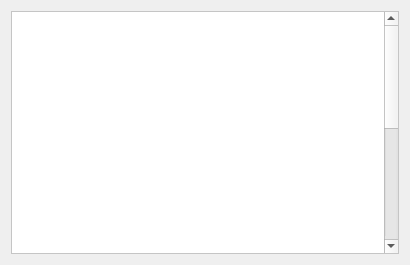
<?xml version="1.0" encoding="UTF-8"?>
<ui version="4.0">
 <class>Form</class>
 <widget class="QWidget" name="Form">
  <property name="geometry">
   <rect>
    <x>0</x>
    <y>0</y>
    <width>410</width>
    <height>265</height>
   </rect>
  </property>
  <property name="windowTitle">
   <string>Form</string>
  </property>
  <property name="styleSheet">
   <string notr="true">QLabel, QScrollArea {
     background: rgb(255, 255, 255)
 }
</string>
  </property>
  <layout class="QGridLayout" name="gridLayout">
   <item row="0" column="0">
    <widget class="QScrollArea" name="ScrollAreaBase">
     <property name="styleSheet">
      <string notr="true"/>
     </property>
     <property name="widgetResizable">
      <bool>true</bool>
     </property>
     <widget class="QWidget" name="scrollAreaWidgetContents_3">
      <property name="geometry">
       <rect>
        <x>0</x>
        <y>0</y>
        <width>373</width>
        <height>500</height>
       </rect>
      </property>
      <layout class="QGridLayout" name="gridLayout_2">
       <property name="leftMargin">
        <number>0</number>
       </property>
       <property name="topMargin">
        <number>0</number>
       </property>
       <property name="rightMargin">
        <number>0</number>
       </property>
       <property name="bottomMargin">
        <number>0</number>
       </property>
       <property name="spacing">
        <number>0</number>
       </property>
       <item row="0" column="1">
        <widget class="QLabel" name="BlockDiagramBase">
         <property name="minimumSize">
          <size>
           <width>300</width>
           <height>500</height>
          </size>
         </property>
         <property name="text">
          <string/>
         </property>
         <property name="alignment">
          <set>Qt::AlignCenter</set>
         </property>
        </widget>
       </item>
      </layout>
     </widget>
    </widget>
   </item>
  </layout>
 </widget>
 <resources/>
 <connections/>
</ui>
